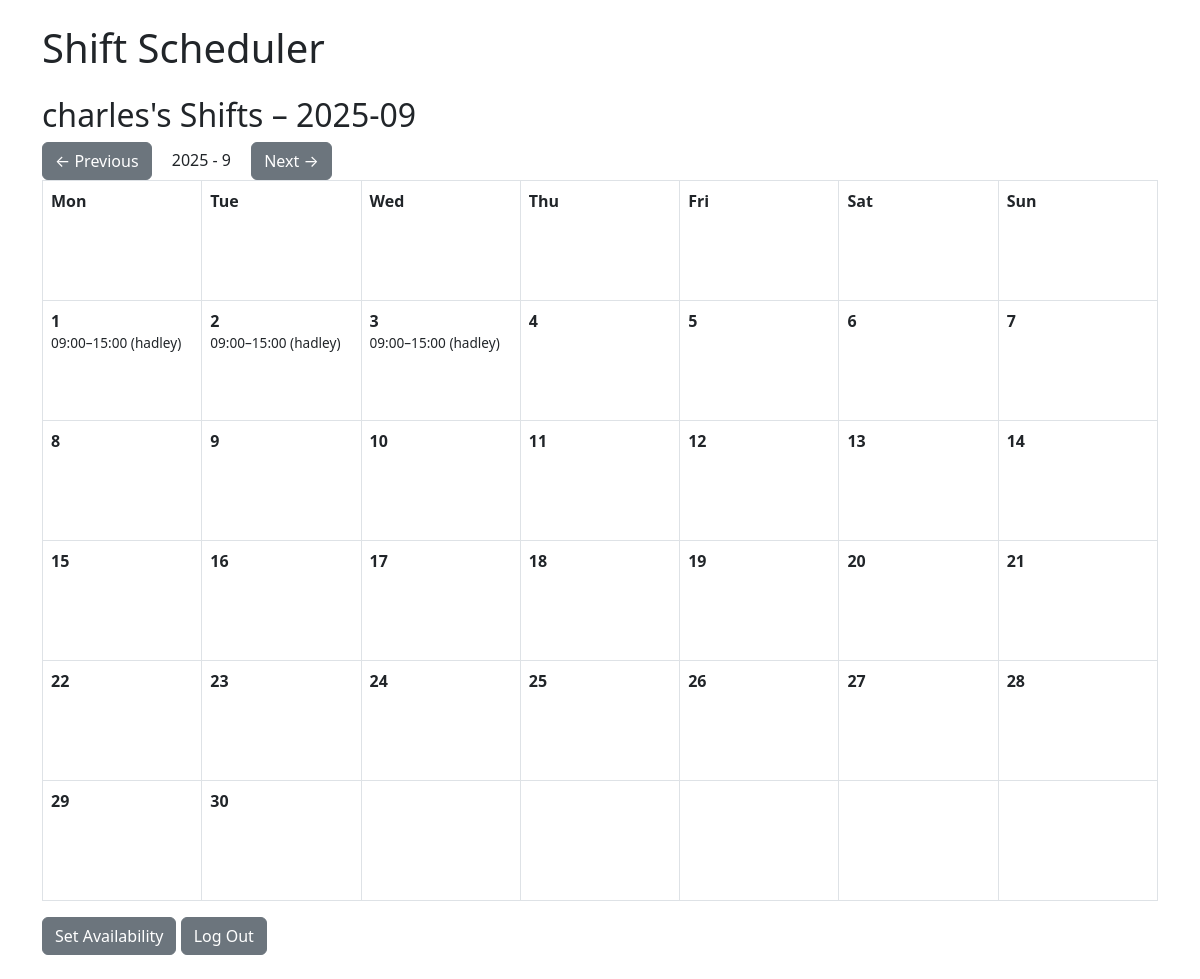
The page /dashboard_employee (signed in) on the database its author committed.
### models.py (models this page shows, shortened)
class Worker(db.Model):
    id = db.Column(db.Integer, primary_key=True)
    name = db.Column(db.String(50), nullable=False)
    shifts = db.relationship('Shift', backref='worker', cascade="all, delete-orphan", passive_deletes=True)
    user_id = db.Column(db.Integer, db.ForeignKey('user.id'), unique=True)
    user = db.relationship('User', backref=db.backref('worker', uselist=False))
    unavailable_days = db.Column(db.Text, default='[]')  # JSON string like {"2025-08-05": true, "2025-08-13": true}
    is_cart_staff = db.Column(db.Boolean, default=False)
    is_turn_grill_staff = db.Column(db.Boolean, default=False)

class Shift(db.Model):
    id = db.Column(db.Integer, primary_key=True)
    date = db.Column(db.Date, nullable=False)
    start_time = db.Column(db.Time, nullable=False)
    end_time = db.Column(db.Time, nullable=False)
    role_type = db.Column(db.String(20), default="normal")
    worker_id = db.Column(db.Integer, db.ForeignKey('worker.id', ondelete="CASCADE"), nullable=True)

### app.py (the view)
@app.route('/dashboard_employee')
@login_required
def dashboard_employee():
    current_worker = Worker.query.filter_by(user_id=current_user.id).first()
    today = date.today()
    month = request.args.get('month', type=int, default=date.today().month)
    year = request.args.get('year', type=int, default=date.today().year)
    first_day, last_day = get_month_range(year, month)
    day_count = (last_day - first_day).days + 1
    days = [first_day + timedelta(days=i) for i in range(day_count)]
    first_weekday = first_day.weekday()  # Monday=0
    if month == 1:
        prev_month = 12
        prev_year = year - 1
    else:
        prev_month = month - 1
        prev_year = year
    if month == 12:
        next_month = 1
        next_year = year + 1
    else:
        next_month = month + 1
        next_year = year
    shifts = Shift.query.filter(
        extract('year', Shift.date) == year,
        extract('month', Shift.date) == month
    ).all()
    shifts_by_day = defaultdict(list)
    for s in shifts:
        shifts_by_day[s.date].append(s)  # s.date should be a date object
    return render_template(
        'employee_calendar.html',
        current_worker=current_worker,
        days=days,
        first_weekday=first_weekday,
        shifts_by_day=shifts_by_day,
        year=year,
        month=month,
        prev_month=prev_month,
        prev_year=prev_year,
        next_month=next_month,
        next_year=next_year
    )

### app.py (called while the page is built)
@login_manager.user_loader
def load_user(user_id):
    return User.query.get(int(user_id))

### helpers.py (called while the page is built)
def get_month_range(year, month):
    first_day = date(year, month, 1)
    last_day = date(year, month, calendar.monthrange(year, month)[1])
    return first_day, last_day

### templates/employee_calendar.html (shortened to what this page needs)
{% extends "base.html" %}
{% block content %}
<h2>{{ current_worker.name }}'s Shifts – {{ year }}-{{ "%02d"|format(month) }}</h2>
<div class="calendar-nav">
    <a href="{{ url_for('dashboard_employee', year=prev_year, month=prev_month) }}" class="btn btn-secondary">← Previous</a>
    <span class="mx-3">{{ year }} - {{ month }}</span>
    <a href="{{ url_for('dashboard_employee', year=next_year, month=next_month) }}" class="btn btn-secondary">Next →</a>
</div>
<table class="table table-bordered calendar">
    <thead>
        <tr>
            <th>Mon</th>
            <th>Tue</th>
            <th>Wed</th>
            <th>Thu</th>
            <th>Fri</th>
            <th>Sat</th>
            <th>Sun</th>
        </tr>
    </thead>
    <tbody>
        <tr>
        {% for day in days %}
            <td valign="top">
                <strong>{{ day.day }}</strong>
                <ul class="shift-list">
                {% for shift in shifts_by_day.get(day, []) %}
                    <li
                    >
                        {{ shift.start_time.strftime("%H:%M") }}–{{ shift.end_time.strftime("%H:%M") }}
                        {% if shift.worker_id == current_worker.id %}
                            <strong>(You)</strong>
                        {% else %}
                            ({{ shift.worker.name }})
                        {% endif %}
                    </li>
                {% endfor %}
                </ul>
            </td>
            {% if (day.weekday() == 6) and not loop.last %}
                </tr><tr>
            {% endif %}
        {% endfor %}
        {% set remaining = 6 - days[-1].weekday() %}
        {% for _ in range(remaining) %}
            <td></td>
        {% endfor %}
        </tr>
    </tbody>
</table>
<a href="{{ url_for('set_availability') }}" class="btn btn-secondary">Set Availability</a>
<a href="{{ url_for('logout') }}" class="btn btn-secondary">Log Out</a>
{% endblock %}

### templates/employee_calendar.html (style rules this page uses)
.calendar th, .calendar td { width: 14%; height: 120px; vertical-align: top; }
.shift-list { list-style: none; padding-left: 0; margin: 0; font-size: 0.85em; }

### rows shown on the page
Worker: name "charles"
Shift: start_time "09:00", end_time "15:00", worker.name "hadley"
Shift: start_time "09:00", end_time "15:00", worker.name "hadley"
Shift: start_time "09:00", end_time "15:00", worker.name "hadley"

### other values the page prints
{{ year }} "2025"
{{ "%02d"|format(month) }} "09"
{{ month }} "9"
{{ day.day }} "1" "2" "3" "4" "5" "6" "7" "8" "9" "10" "11" "12" "13" "14" "15" "16" "17" "18" "19" "20" "21" "22" "23" "24" "25" "26" "27" "28" "29" "30"
